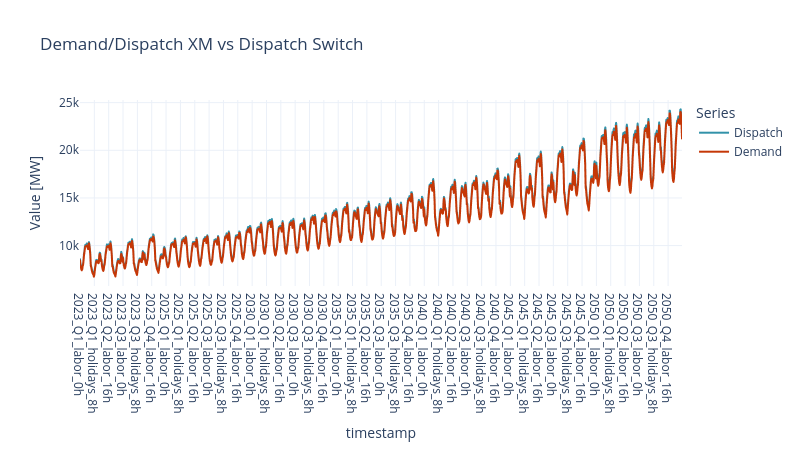

Notebook code for this chart:
### Markdown cell above
### 3.4.1 Is Demand on Switch met by Switch Dispatch?

### Code cell
# Merge tables, result will be: timepoints, timestamp, zone_demand_mw, dispatch_wide 
demand_x_dispatch = pd.merge(loads, dispatch_sys, on='timepoints', how='inner')
# Sort by Timepoints
demand_x_dispatch = demand_x_dispatch.sort_values(by='timepoints')
# Rename columns for better undestanding
demand_x_dispatch.rename(columns={'DispatchGen_MW': 'Dispatch', 'zone_demand_mw': 'Demand'}, inplace=True)

sw.dispatch.plot_dispatch_vs_demand(demand_x_dispatch, 'Demand/Dispatch XM vs Dispatch Switch', ['Dispatch', 'Demand'])

### Figure 1 — Plotly figure (JSON) as saved in the notebook; plotly's stock layout.template omitted (floating-point values rounded to 4 significant figures; data arrays with more than 128 entries replaced by an {"elided": "..."} marker saying what was removed)
{"data": [{"hovertemplate": "Series=Dispatch<br>timestamp=%{x}<br>Value [MW]=%{y}<extra></extra>", "legendgroup": "Dispatch", "line": {"color": "#3292A9", "dash": "solid"}, "marker": {"symbol": "circle"}, "mode": "lines", "name": "Dispatch", "showlegend": true, "type": "scattergl", "x": {"elided": "1344 str values"}, "xaxis": "x", "y": {"elided": "1344 float values"}, "yaxis": "y"}, {"hovertemplate": "Series=Demand<br>timestamp=%{x}<br>Value [MW]=%{y}<extra></extra>", "legendgroup": "Demand", "line": {"color": "#C53707", "dash": "solid"}, "marker": {"symbol": "circle"}, "mode": "lines", "name": "Demand", "showlegend": true, "type": "scattergl", "x": {"elided": "1344 str values"}, "xaxis": "x", "y": {"elided": "1344 float values"}, "yaxis": "y"}], "layout": {"height": 450, "legend": {"title": {"text": "Series"}, "tracegroupgap": 0}, "title": {"text": "Demand/Dispatch XM vs Dispatch Switch"}, "width": 800, "xaxis": {"anchor": "y", "domain": [0, 1], "title": {"text": "timestamp"}}, "yaxis": {"anchor": "x", "domain": [0, 1], "title": {"text": "Value [MW]"}}}}
